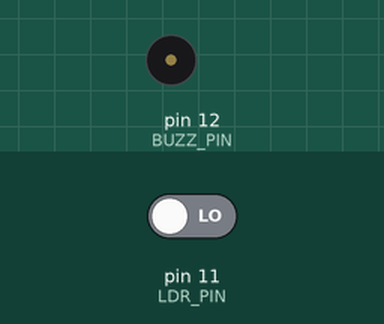
Bench run of a sketch on a simulated Arduino Uno, built with avr-gcc and run on an emulated ATmega328P. Parts: buzzer (waves = sounding, pin HIGH). The test bench sets the inputs (shaded band); at power-on: pin 11 (LDR_PIN) LOW. The modem accepts every AT command (registered, SIM ready, sends succeed) and sends nothing else; what the sketch prints to the serial monitor is not drawn.

Above: at 4.2 s.
4.3 s: pin 11 (LDR_PIN) driven HIGH
At 5.0 s:
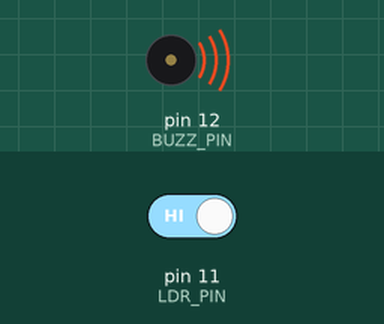
Timing chart, 0 to 7.3 s (numbered marks = the images above; inputs shaded):
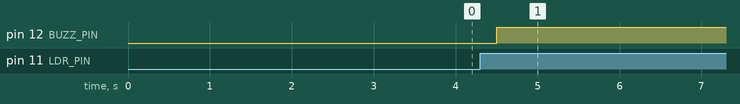

Measured:
- after the input at 4.3 s, pin 12 (BUZZ_PIN): LOW → HIGH after 0.20 s

The sketch:

mpmc.ino
```cpp
#include <SoftwareSerial.h>

SoftwareSerial sim800(2, 3);
const int LDR_PIN  = 11;
const int BUZZ_PIN = 12;
const char* PHONE  = "+918454080146";

int lowCount       = 0;
bool alarmActive   = false;

void setup() {
  pinMode(LDR_PIN,  INPUT);
  pinMode(BUZZ_PIN, OUTPUT);
  digitalWrite(BUZZ_PIN, LOW);
  Serial.begin(9600);
  sim800.begin(9600);
  delay(3000);
  Serial.println("System ready.");
}

void loop() {
  int beam = digitalRead(LDR_PIN);
  Serial.print("Pin 11: ");
  Serial.println(beam);

  if (!alarmActive) {
    if (beam == HIGH) {             // HIGH = beam broken on this module
      lowCount++;
      Serial.print("Broken count: ");
      Serial.println(lowCount);

      if (lowCount >= 3) {
        alarmActive = true;
        lowCount = 0;
        digitalWrite(BUZZ_PIN, HIGH);
        Serial.println("Intrusion confirmed — buzzer ON, sending SMS...");
        sendSMS("ALERT: Intruder detected! Laser beam broken.");
      }
    } else {
      lowCount = 0;                 // LOW = beam intact, reset count
    }
  }

  if (alarmActive && beam == LOW) { // LOW = beam restored
    alarmActive = false;
    digitalWrite(BUZZ_PIN, LOW);
    Serial.println("Beam restored — system reset.");
  }

  delay(100);
}

void sendSMS(const char* message) {
  Serial.println("Sending SMS...");
  sim800.println("AT");
  delay(500);
  sim800.println("AT+CMGF=1");
  delay(500);
  sim800.print("AT+CMGS=\"");
  sim800.print(PHONE);
  sim800.println("\"");
  delay(500);
  sim800.print(message);
  delay(500);
  sim800.write(26);
  delay(5000);
  Serial.println("SMS sent.");
}
```
